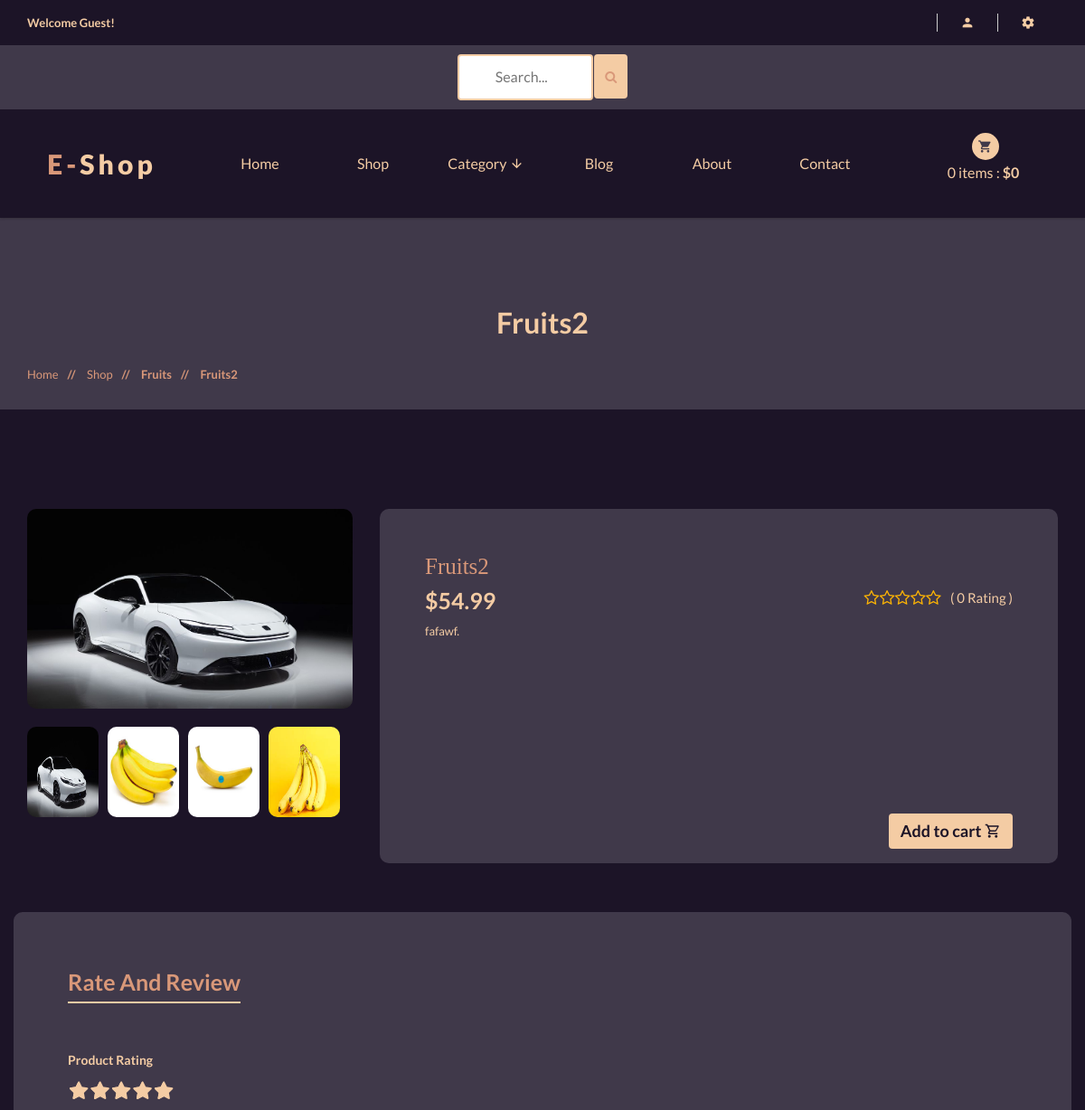
The page /shop/fruits/fruits2/ (upper part) on the database as committed earlier.
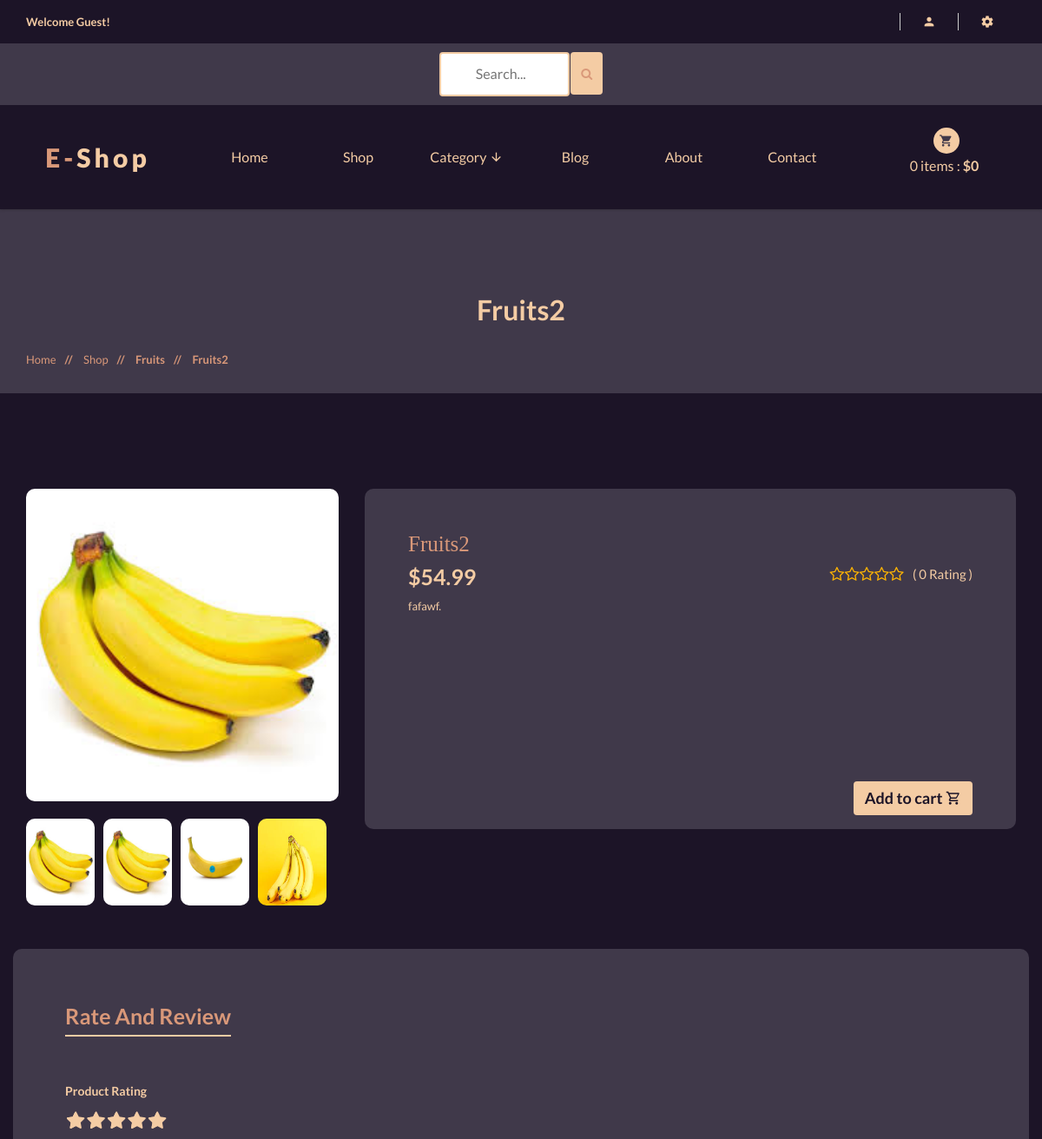
The same page on the database as committed later.
### shop/models.py (models this page shows, shortened)
class Product(models.Model):
    category = models.ForeignKey(Category, on_delete=models.CASCADE)
    name = models.CharField(max_length=100, unique=True)
    slug = models.SlugField(max_length=100, unique=True)
    description = models.TextField(max_length=300, blank=True)
    price = models.DecimalField(max_digits=6, decimal_places=2)
    discount = models.DecimalField(max_digits=6, decimal_places=2, default=0.00)
    image = models.ImageField(upload_to='photos/products')
    stock = models.IntegerField()
    new = models.BooleanField(default=False)
    is_available = models.BooleanField(default=True)
    date_joined_for_format = models.DateTimeField(auto_now_add=True)
    last_login_for_format = models.DateTimeField(auto_now=True)
    def averageRating(self):
        reviews = ReviewRating.objects.filter(product=self, status=True).aggregate(average=Avg('rating'))
        avg = 0
        if reviews['average'] is not None:
            avg = float(reviews['average'])
        return avg
    def countReview(self):
        reviews = ReviewRating.objects.filter(product=self, status=True).aggregate(count=Count('id'))
        count = 0
        if reviews['count'] is not None:
            count = int(reviews['count'])
        return count
    class Meta:
        verbose_name_plural = 'Products'
        ordering = ('-date_joined_for_format',)

class Category(models.Model):
    name = models.CharField(max_length=100, unique=True)
    slug = models.SlugField(max_length=100, unique=True)
    description = models.TextField(max_length=250, blank=True)
    image = models.ImageField(upload_to='categories', blank=True)
    class Meta:
        verbose_name = 'Category'
        verbose_name_plural = 'categories'
    def get_category_slug_url(self):
        return reverse('shop:categries', args=[self.slug])
    def __str__(self):
        return self.name

class ProductGallery(models.Model):
    product = models.ForeignKey(Product, default=None ,on_delete=models.CASCADE)
    image = models.ImageField(upload_to='product_gallery')
    class Meta:
        verbose_name = 'productgallery'
        verbose_name_plural = 'product gallery'

### shop/views.py (the view)
# urls.py: path('shop/<slug:category_slug>/<slug:product_details_slug>/', views.product_details, name='product_details'),
def product_details(request, category_slug, product_details_slug):
    try:
        single_product = Product.objects.get(category__slug=category_slug, slug=product_details_slug)
        in_cart = CartItem.objects.filter(cart__cart_id=_cart_id(request), product=single_product).exists()
    except Exception as e:
        return e
    if request.user.is_authenticated:
        try:
            orderproduct = OrderProduct.objects.filter(user=request.user, product_id=single_product.id).exists()
        except OrderProduct.DoesNotExist:
            orderproduct = None
    else:
        orderproduct = None
    reviews = ReviewRating.objects.order_by('-updated_at').filter(product_id=single_product.id, status=True)
    product_gallery = ProductGallery.objects.filter(product_id=single_product.id)
    context = {
        'single_product': single_product,
        'in_cart': in_cart,
        'orderproduct':orderproduct,
        'reviews': reviews,
        'product_gallery':product_gallery,
    }
    return render(request, 'shop/shop/product_details.html', context)

### cart/views.py (called while the page is built)
def _cart_id(request):
    cart = request.session.session_key
    if not cart :
        cart = request.session.create()
    return cart

### shop/context_processors.py (called while the page is built)
def category_list(request):
    return {
        'categories' : Category.objects.all(),
    }

### shop/models.py (called while the page is built)
    def colors(self):
        return super(VariationManager, self).filter(variation_category='color', is_active=True)

    def sizes(self):
        return super(VariationManager, self).filter(variation_category='size', is_active=True)

### templates/shop/shop/product_details.html (shortened to what this page needs)
{% extends '../../base.html' %}
{% load static %}
{% block content %}
<div style="background:#40394a" class="pages-title section-padding">
	<div class="container">
		<div class="row">
			<div class="col-xs-12">
				<div class="pages-title-text text-center">
					<h2 style="color:#f4cca4">{{single_product.name}}</h2>
					<ul class="text-left">
						<li><a style="color:#d99879" href="\">Home </a></li>
						<li style="color:#d99879"><span> // </span><a style="color:#d99879"
								href="{% url 'shop:shop' %}">shop </a></li>
						<li style="color:#d99879"><span> // </span>{{single_product.category}}</li>
						<li style="color:#d99879"><span> // </span>{{single_product.name}}</li>
					</ul>
				</div>
			</div>
		</div>
	</div>
</div>
<div style="background:#1c1427" class="product-details pages section-padding-top">
	<div class="container">
		<div class="row">
			<div style="font-size:18px;">
				<div>
					<div class="single-list-view">
						<div class="col-xs-12 col-sm-5 col-md-4">
							<div class="quick-image">
								<div class="single-quick-image text-center">
									<div class="list-img">
										<div class="product-img tab-content">
											<div class="simpleLens-container tab-pane active fade in mainImage" style="opacity: 1; display: block;">
												<a class="simpleLens-image"
													data-lens-image="{{single_product.image.url}}" href="#"><img
														style="border-radius:10px;" src="{{single_product.image.url}}"
														alt="" class="simpleLens-big-image"></a>
											</div>
										</div>
									</div>
								</div>
								<div class="quick-thumb">
									<ul class="product-slider thumb">
										<li><a href="{{ single_product.image.url }}" data-lens-image="{{single_product.image.url}}" target="mainImage"><img style="width:85px; height:100px; border-radius:10px" src="{{single_product.image.url}}" alt="quick view" /></a></li>
										{% for i in product_gallery %}
										<li><a href="{{i.image.url}}" data-lens-image="{{i.image.url}}" target="mainImage"><img  style="width:85px; height:100px; border-radius:10px" src="{{i.image.url}}" alt="quick view" /></a></li>
										{% endfor %}
									</ul>
								</div>
							</div>
						</div>
						<div class="col-xs-12 col-sm-7 col-md-8">
							<div class="quick-right">
								<div style="border-radius:10px;" class="list-text">
									<h3 style="color:#d99879">{{single_product.name}}</h3>
                  <h5>{% if single_product.discount != 0.00 %}<del>${{single_product.discount}}</del>{% endif %}
									<div class="ratting floatright">
										<p style="font-size:1.5rem">( {{single_product.countReview}} Rating )</p>
										<div style="float:right; font-size:1.5rem" class="rating-star">
                      <span>
                        <i class="fa fa-star{% if single_product.averageRating < 0.5 %}-o{% elif single_product.averageRating >= 0.5 and single_product.averageRating < 1 %}-half-o {% endif %}" aria-hidden="true"></i>
                        <i class="fa fa-star{% if single_product.averageRating < 1.5 %}-o{% elif single_product.averageRating >= 1.5 and single_product.averageRating < 2 %}-half-o {% endif %}" aria-hidden="true"></i>
                        <i class="fa fa-star{% if single_product.averageRating < 2.5 %}-o{% elif single_product.averageRating >= 2.5 and single_product.averageRating < 3 %}-half-o {% endif %}" aria-hidden="true"></i>
                        <i class="fa fa-star{% if single_product.averageRating < 3.5 %}-o{% elif single_product.averageRating >= 3.5 and single_product.averageRating < 4 %}-half-o {% endif %}" aria-hidden="true"></i>
                        <i class="fa fa-star{% if single_product.averageRating < 4.5 %}-o{% elif single_product.averageRating >= 4.5 and single_product.averageRating < 5 %}-half-o {% endif %}" aria-hidden="true"></i>
                      </span>
                    </div>
									</div>
                  ${{single_product.price}}</h5>
									<p>{{single_product.description}}.</p>
									<form action="{% url 'cart:add_cart' single_product.id %}" method="POST">
										<div class="all-choose">
											<br><br>
											<br>
											<br>
											<div class="s-shoose">
												<br>
												{% if single_product.stock <= 0 %}
												<div style="font-size:18px" class="alert alert-info text-center"
													role="alert">
													<b>This Product Not In Stock Now, Try Later</b>
												</div>
												{% else %}
												<div class="list-btn floatright">
													<button type="submit" class="btn "
														style="background:#f4cca4;color:#1c1427; font-size:18px"><b>Add
															to cart <i class="mdi mdi-cart-outline"></i></b></button>
												</div>
												{% endif %}
												<br>
											</div>
										</div>
									</form>
								</div>
							</div>
						</div>
					</div>
				</div>
				<div class="row">
					<div class="col-xs-12">
						<div style="border-radius:10px;" class="reviews padding60 margin-top">
							<ul class="reviews-tab clearfix">
								<li class="active"><a style="font-size:25px;color:#d99879" data-toggle="tab"
										href="#reviews">Rate and review</a></li>
							</ul>
							<div class="tab-content">
								<div class="info-reviews review-text tab-pane fade in active" id="reviews" style="opacity: 1; display: block;">
									<div>
										<form action="{% url 'shop:review' single_product.id %}" method="POST">
											<div class="your-rating log-title">
												<h5>Product rating</h5>
												<div class="rate">
														required /><label for="rating10" title="5"></label>
														required /><label for="rating8" title="4"></label>
														required /><label for="rating6" title="3"></label>
														required /><label for="rating4" title="2"></label>
														required /><label for="rating2" title="1"></label>
												</div>
											</div>
											<br>
										</form>
									</div>
									<br>
									<br>
								</div>
							</div>
						</div>
					</div>
				</div>
			</div>
		</div>
		<br>
  </div>
</div>
{% endblock %}

### templates/base.html (shortened to what this page needs)
{% load static %}
<!doctype html>
<html class="no-js" lang="">
<head>
    <link rel="stylesheet" href="{% static 'css/bootstrap.min.css' %}">
    <link rel="stylesheet" href="{% static 'css/animate.css' %}">
    <link rel="stylesheet" href="{% static 'css/materialdesignicons.min.css' %}">
    <link rel="stylesheet" href="{% static 'css/jquery.simpleLens.css' %}">
    <link rel="stylesheet" href="{% static 'css/jquery-ui.min.css' %}">
    <link rel="stylesheet" href="{% static 'css/meanmenu.min.css' %}">
    <link rel="stylesheet" href="{% static 'css/nivo-slider.css' %}">
    <link rel="stylesheet" href="{% static 'css/owl.carousel.css' %}">
    <link rel="stylesheet" href="{% static 'css/style.css' %}">
    <link rel="stylesheet" href="{% static 'css/responsive.css' %}">
    <link rel="stylesheet" href="https://cdnjs.cloudflare.com/ajax/libs/font-awesome/4.7.0/css/font-awesome.min.css">
</head>
<body style="background:#40394a">
    <header style="background:#1c1427" class="header-one header-two">
        <div style="background:#1c1427" class="header-top-two">
            <div class="container text-center">
                <div class="row">
                    <div class="col-sm-12">
                        <div class="middel-top">
                            {% if user.id is None %}
                            <div class="left floatleft">
                                <p style="color:#f4cca4"><b>Welcome Guest!</b></p>
                            </div>
                            {% else %}
                            <div class="left floatleft">
                                <p style="color:#f4cca4"><b>Welcome {{user.first_name | capfirst}}!</b></p>
                            </div>
                            {% endif %}
                        </div>
                        <div class="middel-top clearfix">
                            <ul class="clearfix right floatright">
                                <li>
                                    <a style="color:#f4cca4" href="#"><i class="mdi mdi-account"></i></a>
                                </li>
                                <li>
                                    <a style="color:#f4cca4" href="#"><i class="mdi mdi-settings"></i></a>
                                </li>
                            </ul>
                            </div>
                        </div>
                    </div>
                </div>
            </div>
        <div style="background:#40394a">
            <div class="container text-center">
                <div class="row">
                    <div class="col-sm-12">
                        <form id="searchh" action={% url 'shop:search' %} method="GET">
                        <input  type="text" name="keyword" placeholder="Search...">
                        <button style="height:49px; margin-bottom:6px; background:#f4cca4;margin-left:-1px;border:None "  class="btn btn-warning" type="submit">
                           <i style="color:#d99879" class="fa fa-search"></i>
                        </button>
                        </form>
                    </div>
                </div>
            </div>
        </div>
        <div class="container text-center">
            <div class="row">
                <div class="col-sm-2">
                    <div class="logo">
                        <a style="color:#f4cca4;font-weight: 800;" href="\"><span
                                style="color:#d99879">E-</span>shop</a>
                    </div>
                </div>
                <div class="col-sm-8">
                    <div class="header-middel">
                        <div class="mainmenu">
                            <nav >
                                <ul>
                                    <li ><a href="\">Home</a></li>
                                    <li><a href="{% url 'shop:shop' %}">Shop</a></li>
                                    <li><a href="#">Category <i class="mdi mdi-arrow-down"></i></a>
                                    </li>
                                    <li><a href="blog.html">Blog</a></li>
                                    <li><a href="about.html">About</a></li>
                                    <li><a href="contact.html">Contact</a></li>
                                </ul>
                            </nav>
                        </div>
                    </div>
                </div>
                <div class="col-sm-2">
                    <div class="cart-itmes">
                        <a class="cart-itme-a" href="{% url 'cart:cart' %}">
                            <i class="mdi mdi-cart"></i>
                            {{quantityyy}} items : <strong>${{totalll}}</strong>
                        </a>
                    </div>
                </div>
            </div>
        </div>
    </header>
    <br>
    {% block content %}
    {% endblock content %}
</body>
</html>

### core/static/css/responsive.css (style rules this page uses)
@media (min-width: 1170px) and (max-width: 1200px) { .list-text > h5 { margin: 10px 0; } }
@media (min-width: 1170px) and (max-width: 1200px) { .list-text > p { margin-bottom: 20px; } }
@media (min-width: 1170px) and (max-width: 1200px) { .list-text { padding: 20px; } }
@media (min-width: 1170px) and (max-width: 1200px) { .quick-thumb li { margin-bottom: 20px; width: 21.92%; } }

### templates/base.html (style rules this page uses)
#searchh input[type=text] { width: 150px; margin-top:10px; margin-bottom:10px; box-sizing: border-box; border: 2px solid #f4cca4; border-radius: 4px; font-size: 16px; color:#1c1427; background-color: #fff; background-position: 10px 10px; background-repeat: no-repeat; padding: 12px 20px 12px 40px; -webkit-transition: width 0.4s ease-in-out; transition: width 0.4s ease-in-out; }

Rows that differ between the two databases and show on the page:
changed Product "Fruits2": image: a different picture
